Frame 1 (no input): blank canvas, image omitted
Frame 60 (no input): blank canvas, image omitted
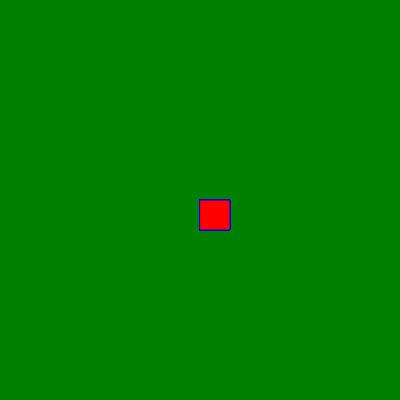
Frame 120 (the mouse pressed at the canvas centre since frame 60)

The p5.js sketch whose frames 1 and 60 were blank and that drew this single picture after the mouse press (run headless with seeded random() and noise() and a simulated clock; from frame 60 on, the mouse is pressed at the canvas centre):

// p5.js sketch
// ── sketch.js
function setup() {
    createCanvas(400, 400);
   background ("green");
  }
  
  function draw() {
    stroke ("blue")
    fill ("red")
    
    if(mouseIsPressed) {
    rect (mouseX,mouseY,30,30);
    }
  }
